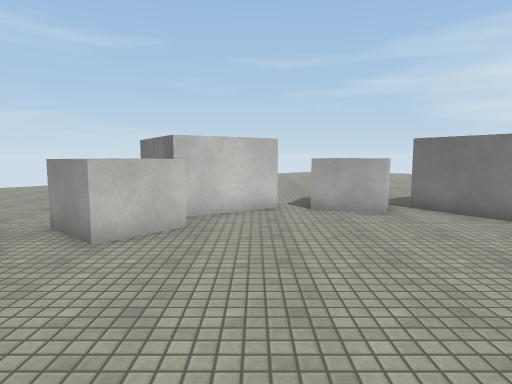
[1] (above)

24 first-person views from a walk through a 3-D level made in the Unity game engine. The camera is 1.5 m above the floor, tilts 6° down and sees 75° across. The floor is counted in squares, 1 m on a side. Each view is taken from the middle of a square. On the plan, view 1 faces up. The plan holds only what a view shows up to about 15 squares ahead; the rest is blank. The place goes on beyond the plan. The player is left out. Surface patterns are stand-ins for the level's own textures.

[2]
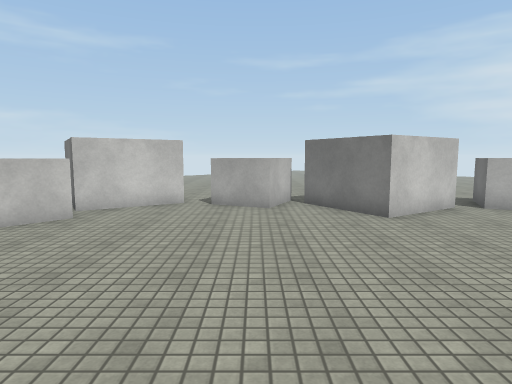

[3]
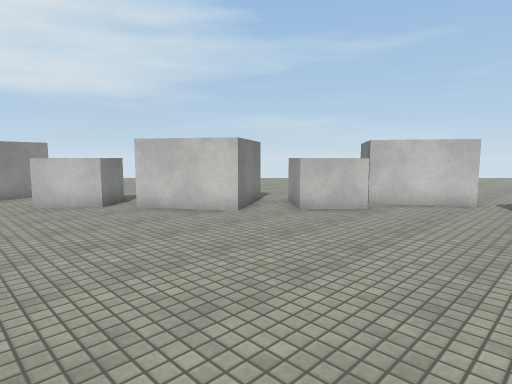

[4]
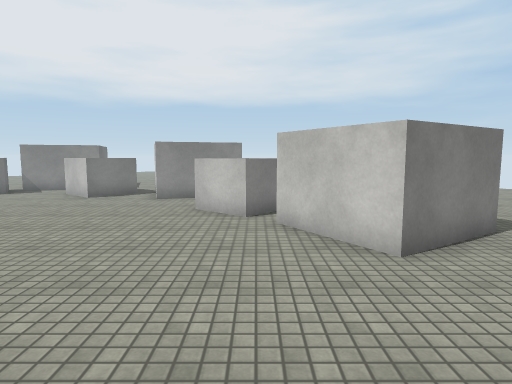

[5]
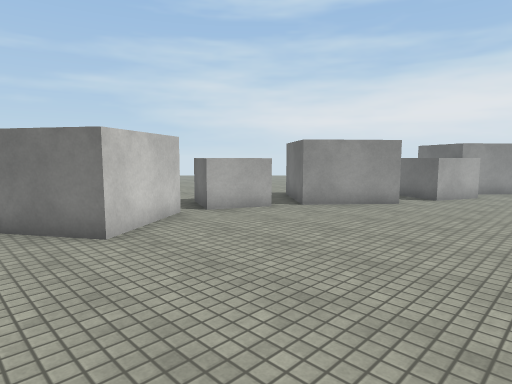

[6]
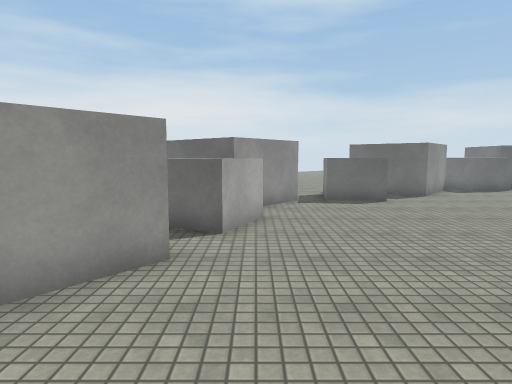

[7]
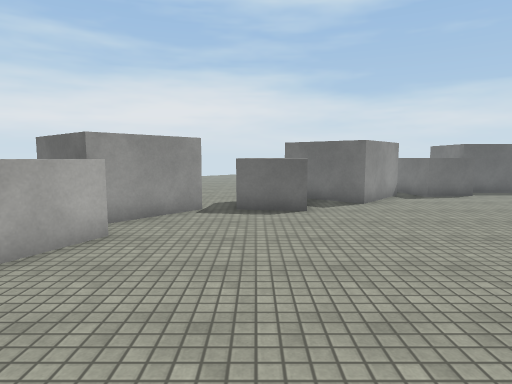

[8]
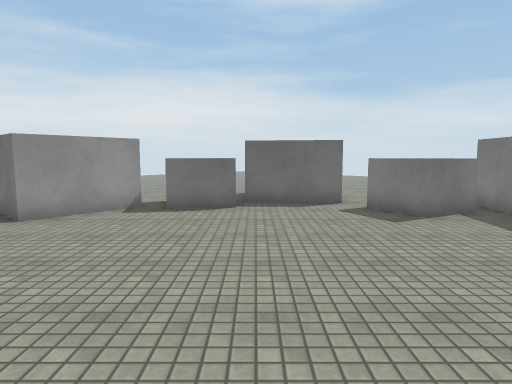

[9]
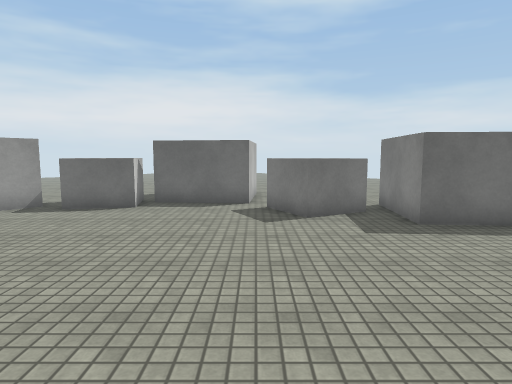

[10]
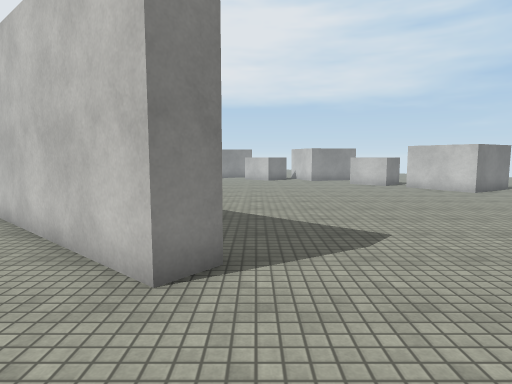

[11]
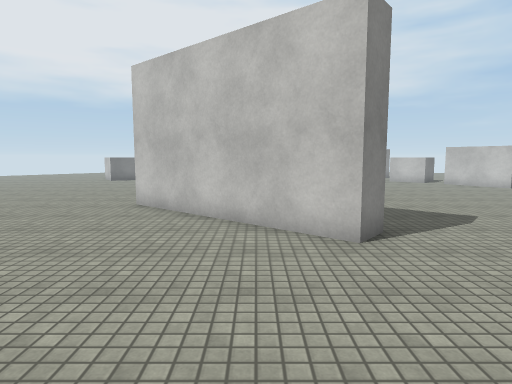

[12]
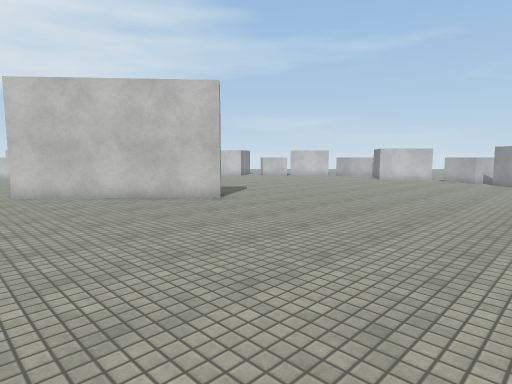

[13]
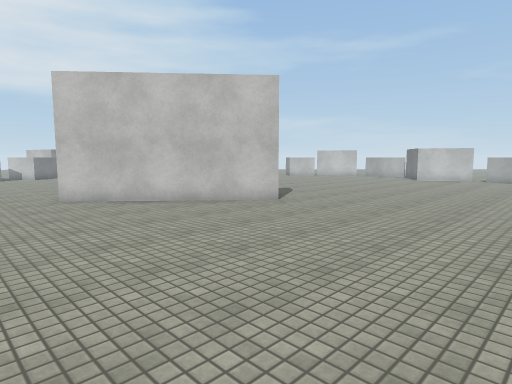

[14]
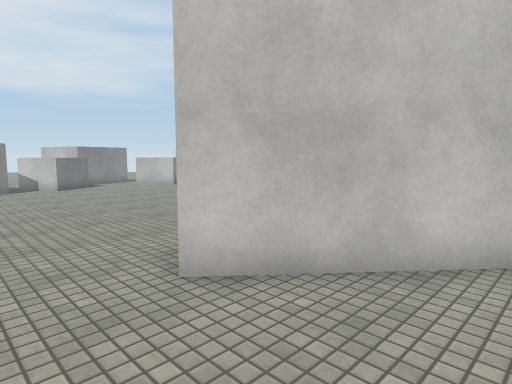

[15]
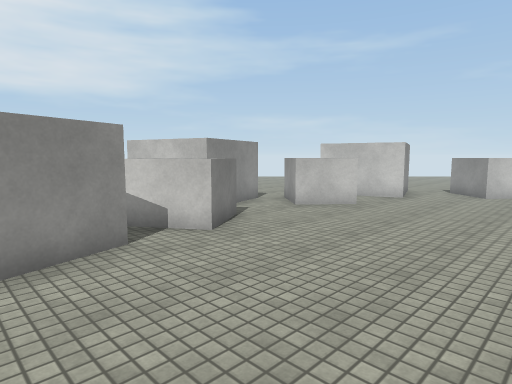

[16]
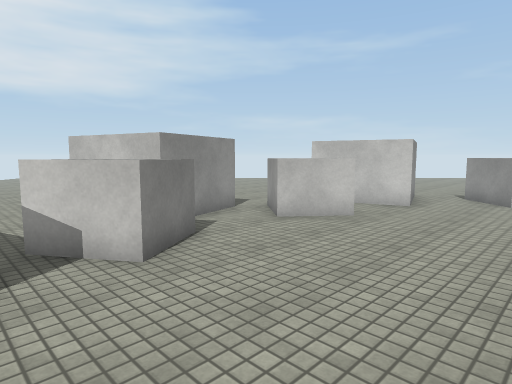

[17]
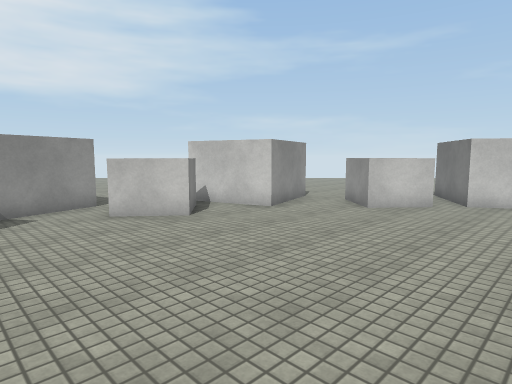

[18]
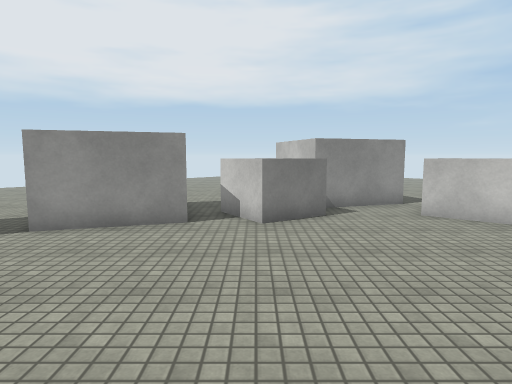

[19]
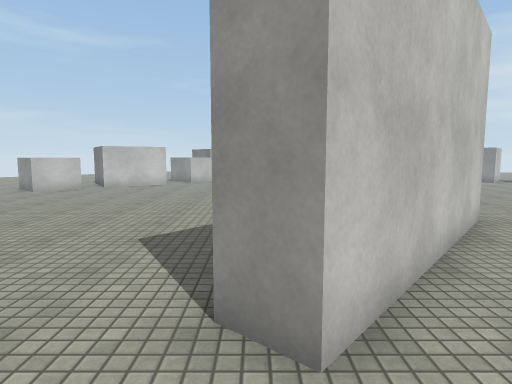

[20]
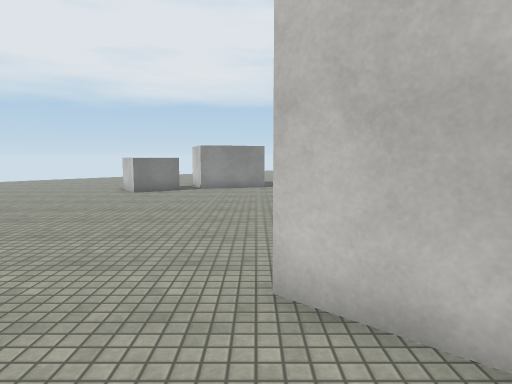

[21]
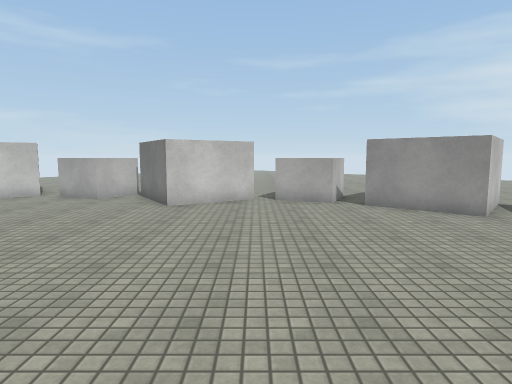

[22]
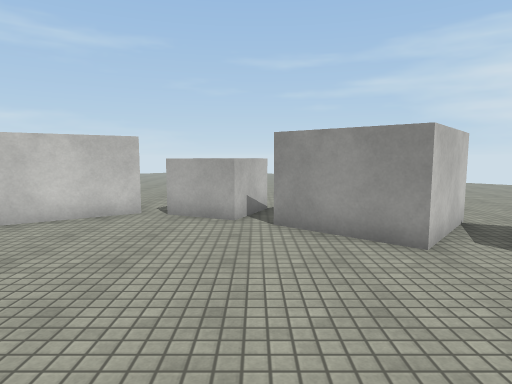

[23]
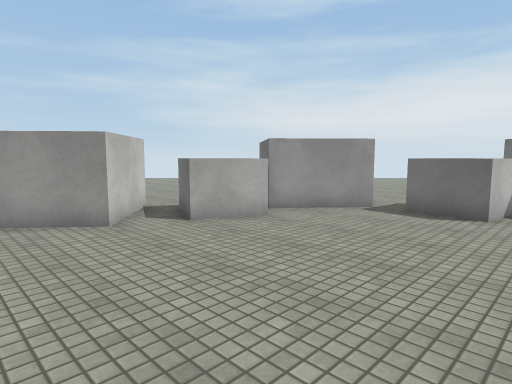

[24]
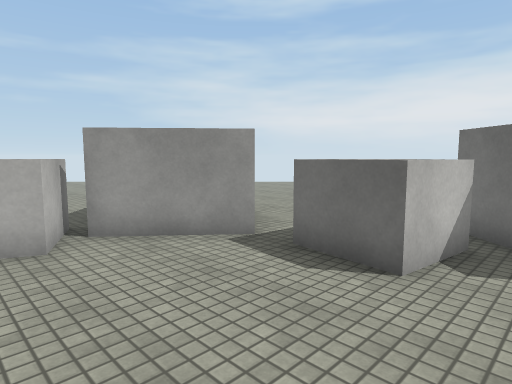

### Floor plan
Points are (right, up) in squares from view 1. A wall is a line through its corners. A room is listed if a view was taken in it or the views show most of it. See-through windows are left out.
Room 1 (views 1, 2, 3, 4, 5, 6, 7, 8, 9, 10, 11, 12, 13, 14, 15, 16, 17, 18, 19, 20, 21, 22, 23, 24)
walls: (5.4, -5.4) (6.3, -6.2) (1.5, -11.8) (0.6, -11); (9, 8.9) (6.3, 7.1) (4.5, 9.8); (0.7, 9.9) (-2, 8.2) (-3.7, 10.8); (16.9, 7.7) (14.8, 5.3) (12.4, 7.3) (14.4, 9.6); (-5.6, 6.9) (-3.9, 4.2) (-6.5, 2.5) (-8.3, 5.2); (19.3, 4.8) (21.2, 7); (21.6, 2.5) (19.2, 4.5); (-11.8, 1.5) (-10.8, -1.5) (-13.8, -2.5); (25.1, -4.6) (22.6, -2.5) (24.8, 0); (-11.6, -11.5) (-10.6, -14.6); (-14.6, -5.3) (-13.7, -8.3) (-15.5, -8.9); (22.3, -15.6) (22.3, -14.7) (25.5, -14.9); (26.5, -10.8) (25.7, -10.8) (26, -7.6)
ways out: gap at (1, 10); gap at (9, 9)
objects: other object (-14, -11) to (-12, -8); other object (-14, -6) to (-11, -3); other object (-10, 0) to (-7, 3); other object (-4, 6) to (-2, 7); other object (2, 9) to (4, 11); other object (10, 8) to (12, 10); other object (17, 4) to (19, 6); other object (21, -1) to (23, 1); other object (23, -14) to (25, -11); other object (25, -7) to (26, -5)

Where each view was taken, in squares from view 1:
view 1: 0 up, 0 right, facing up
view 2: 1 down, 3 right, facing up
view 3: 2 down, 3 right, facing up-left
view 4: 2 up, 1 right, facing left
view 5: 1 up, 4 right, facing up-right
view 6: 4 up, 10 right, facing right
view 7: 1 up, 12 right, facing right
view 8: 8 down, 15 right, facing right
view 9: 11 down, 15 right, facing right
view 10: 5 down, 10 right, facing left
view 11: 8 down, 12 right, facing left
view 12: 14 down, 16 right, facing up-left
view 13: 15 down, 14 right, facing up-left
view 14: 14 down, 5 right, facing up-left
view 15: 14 down, 6 left, facing up-left
view 16: 12 down, 7 left, facing up-left
view 17: 9 down, 4 left, facing up-left
view 18: 10 down, 4 left, facing left
view 19: 14 down, 1 right, facing up
view 20: 12 down, 5 right, facing left
view 21: 3 down, 9 right, facing up
view 22: 0 up, 12 right, facing up
view 23: 2 down, 12 right, facing up-right
view 24: 2 down, 17 right, facing up-right
